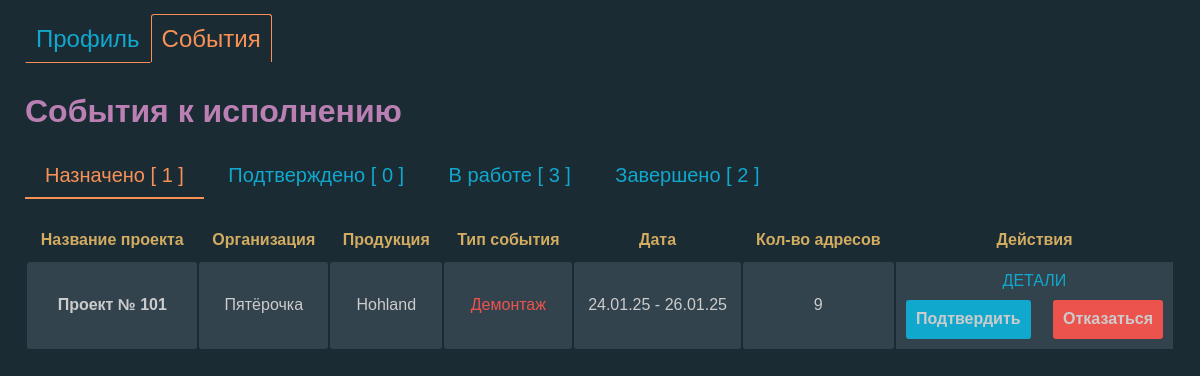
Page /projects/assigned-events/ (signed in) on the committed database.
### projects/models.py (models this page shows, shortened)
class Event(models.Model):
    EVENT_TYPES = (
        ('montage', 'Монтаж'),
        ('audit', 'Аудит'),
        ('dismantle', 'Демонтаж'),
    )
    STATUS_CHOICES = [
        ('created', 'Создано'),
        ('assigned', 'Назначено'),
        ('in_progress', 'В работе'),
        ('completed', 'Завершено'),
    ]
    project = models.ForeignKey(Project, related_name='events', on_delete=models.CASCADE)
    event_type = models.CharField(choices=EVENT_TYPES, max_length=20)
    status = models.CharField(max_length=11, choices=STATUS_CHOICES, default='created')
    description = models.TextField(blank=True)
    photo_count = models.IntegerField()
    event_date = models.DateField()
    duration_days = models.IntegerField()
    assigned_users = models.ManyToManyField(User, through='EventUser', blank=True, related_name='events_as_assignee')
    def due_date(self):
        return self.event_date + timezone.timedelta(days=self.duration_days)

class Project(models.Model):
    user = models.ForeignKey(User, on_delete=models.CASCADE)  # Убрали null=True
    name = models.CharField(max_length=255)
    description = models.TextField(blank=True)
    excel_file = models.FileField(upload_to='excel/', null=True, blank=True)
    organization = models.CharField(max_length=255, blank=True, null=True)  # Новое поле
    product = models.CharField(max_length=255, blank=True, null=True)  # Новое поле

### projects/views.py (the view)
# urls.py: path('assigned-events/', views.assigned_events_list, name='assigned_events_list'),
@login_required
def assigned_events_list(request):
    current_user = request.user
    event_users_by_status = {
        'assigned': EventUser.objects.filter(user=current_user, status='assigned').order_by('event__event_date'),
        'confirmed': EventUser.objects.filter(user=current_user, status='confirmed').order_by('event__event_date'),
        'in_progress': EventUser.objects.filter(user=current_user, status='in_progress').order_by('event__event_date'),
        'completed': EventUser.objects.filter(user=current_user, status='completed').order_by('event__event_date'),
    }
    event_data_by_status = {}
    status_display_map = dict(EventUser.STATUS_CHOICES)
    manager_api_key = None
    for status, events in event_users_by_status.items():
        status_display = status_display_map.get(status, status)
        event_data_by_status[status] = {
            'display': status_display,
            'count': events.count(),
            'events': [
                (e.event, e.event.addresses.filter(assigned_user=current_user).count())
                for e in events
            ]
        }
        if manager_api_key is None and events.exists():
            first_event = events.first().event
            manager_api_key = first_event.project.user.profile.api_key
    in_progress_addresses = []
    in_progress_count = 0
    if 'in_progress' in event_users_by_status:
        in_progress_events = event_users_by_status['in_progress']
        in_progress_count = in_progress_events.count()  # Получаем количество событий 'in_progress'
        for event_user in in_progress_events:
            event_addresses = event_user.event.addresses.filter(assigned_user=current_user)
            in_progress_addresses.extend(event_addresses)
    return render(request, 'projects/assigned_events_list.html', {
        'event_data_by_status': event_data_by_status,
        'in_progress_addresses': in_progress_addresses if in_progress_addresses else None,
        'manager_api_key': manager_api_key,  # Передаем API ключ менеджера
        'in_progress_count': in_progress_count,  # Передаем count в шаблон
    })

### projects/templates/projects/assigned_events_list.html (shortened to what this page needs)
<!DOCTYPE html>
<html lang="ru_RU">
<head>
    {% load static %}
    <link rel="stylesheet" href="{% static 'css/normalize.css' %}">
    <link rel="stylesheet" href="{% static 'css/styles.css' %}">
    <link rel="stylesheet" href="{% static 'css/assigned-events-list.css' %}">
</head>
<body class="page">
    <nav class="nav">
        <ul class="nav__list">
            <li class="nav__item">
                <a class="nav__link nav__link--inactive" href="{% url 'executor_profile' %}">Профиль</a>
            </li>
            <li class="nav__item">
                <a class="nav__link nav__link--active">События</a>
            </li>
        </ul>
    </nav>
    <main class="assigned-events__content">
        <h1 class="page__title">События к исполнению</h1>
        <div id="tabs">
            {% for status, data in event_data_by_status.items %}
                <div class="tab {% if forloop.first %}active{% endif %}" data-status="{{ status }}">
                    {{ data.display }} [ {{ data.count }} ]
                </div>
            {% endfor %}
        </div>
        <div id="tab-contents">
            {% for status, data in event_data_by_status.items %}
            <div class="tab-content {% if forloop.first %}active{% endif %}" id="content-{{ status }}">
                <table class="assigned-events__table">
                    {% if data.events %}
                        <thead class="assigned-events__table-thead">
                            <tr class="assigned-events__table-thead-tr">
                                <th class="assigned-events__table-thead-th">Название проекта</th>
                                <th class="assigned-events__table-thead-th">Организация</th>
                                <th class="assigned-events__table-thead-th">Продукция</th>
                                <th class="assigned-events__table-thead-th">Тип события</th>
                                <th class="assigned-events__table-thead-th">Дата</th>
                                <th class="assigned-events__table-thead-th">Кол-во адресов</th>
                                <th class="assigned-events__table-thead-th">Действия</th>
                            </tr>
                        </thead>
                    {% endif %}
                    <tbody class="assigned-events__table-tbody">
                        {% for event, assigned_address_count in data.events %}
                            <tr class="assigned-events__table-tbody-tr" data-url="{% url 'event_detail' event.id %}">
                                <td class="assigned-events__table-td"><strong>{{ event.project.name }}</strong></td>
                                <td class="assigned-events__table-td">{{ event.project.organization }}</td>
                                <td class="assigned-events__table-td">{{ event.project.product }}</td>
                                <td class="assigned-events__table-td
                                    {% if event.get_event_type_display == 'Монтаж' %} event-type--montage
                                    {% elif event.get_event_type_display == 'Аудит' %} event-type--audit
                                    {% elif event.get_event_type_display == 'Демонтаж' %} event-type--demontage
                                    {% endif %}">
                                    {{ event.get_event_type_display }}
                                </td>
                                <td class="assigned-events__table-td">{{ event.event_date|date:"d.m.y" }} - {{ event.due_date|date:"d.m.y" }}</td>
                                <td class="assigned-events__table-td">{{ assigned_address_count }}</td>
                                <td class="assigned-events__table-td">
                                    <a class="assigned-events__table-td-link" href="{% url 'event_detail' event.id %}">Детали</a>
                                    {% if status == 'assigned' %}
                                    <div class="assigned-events__table-td-btns">
                                        <button type="button" class="confirm-btn btn" data-event-id="{{ event.id }}" data-user-id="{{ request.user.id }}">Подтвердить</button>
                                        <form action="{% url 'event_remove' event.id %}" method="post" class="remove-form">
                                            <button type="button" class="remove-btn btn" data-event-name="{{ event.project.name }}" data-event-type="{{ event.get_event_type_display }}">Отказаться</button>
                                        </form>
                                    </div>
                                    {% endif %}
                                </td>
                            </tr>
                            {% empty %}
                            <tr>
                                <td colspan="7">Нет событий со статусом "{{ data.display|lower }}".</td>
                            </tr>
                        {% endfor %}
                    </tbody>
                </table>
            </div>
            {% endfor %}
        </div>
    </main>
</body>
</html>

### static/css/styles.css (style rules this page uses)
html { box-sizing: border-box; }
*, *::before, *::after { box-sizing: inherit; }
a { color: inherit; text-decoration: none; }
ul { list-style: none; margin: 0; padding: 0; }
body { font-family: 'font', sans-serif; }
.page { max-width: 1200px; margin: 0 auto; padding: 0 25px; color: rgb(204 204 204); background-color: rgb(27 43 52); }
.nav { margin-bottom: 15px; padding: 25px 0; }
.nav__list { display: flex; }
.nav__link { padding: 10px; border: 1px solid rgb(27 43 52); border-radius: 3px 3px 0 0; font-size: 24px; color: rgb(17 168 205); }
.nav__link--active { border-color: rgb(249 145 87); border-bottom: none; border-radius: 3px 3px 0 0; color: rgb(249 145 87); }
.nav__link--inactive { border-bottom: 1px solid rgb(249 145 87); }
.btn { padding: 10px; border: none; border-radius: 3px; cursor: pointer; font-weight: bold; }
.page__title { margin: 0; margin-bottom: 25px; color: rgb(187 128 179); }

### static/css/assigned-events-list.css (style rules this page uses)
.tab { display: inline-block; padding: 10px 20px; cursor: pointer; font-size: 20px; color: rgb(17 168 205); }
.tab.active { border-bottom: 2px solid rgb(249 145 87); color: rgb(249 145 87); }
.tab-content { display: none; padding: 20px 0; }
.tab-content.active { display: block; }
.assigned-events__table { width: 100%; margin-bottom: 25px; }
.assigned-events__table-thead-th { padding: 10px; color: rgb(209 172 97); }
.assigned-events__table-tbody-tr:nth-child(odd) { background-color: rgb(51 67 77); }
.assigned-events__table-td { padding: 10px; border-radius: 3px; text-align: center; }
.event-type--demontage { color: rgb(236 83 77); }
.assigned-events__table-td:last-child { display: flex; flex-direction: column; row-gap: 10px; border-radius: 3px; }
.assigned-events__table-td-link { text-transform: uppercase; color: rgb(17 168 205); }
.assigned-events__table-td-btns { display: flex; justify-content: space-between; column-gap: 10px; }
.confirm-btn { color: rgb(204 204 204); background-color: rgb(17 168 205); }
.remove-btn { color: rgb(204 204 204); background-color: rgb(236 83 77); }

### rows in the picture
Event: project.name "Проект № 101", project.organization "Пятёрочка", project.product "Hohland", event_type "Демонтаж", event_date "24.01.25", due_date "26.01.25", assigned_address_count "9"

### other values in the picture
{{ data.display }} "Назначено" "Подтверждено" "В работе" "Завершено"
{{ data.count }} "1" "0" "3" "2"
